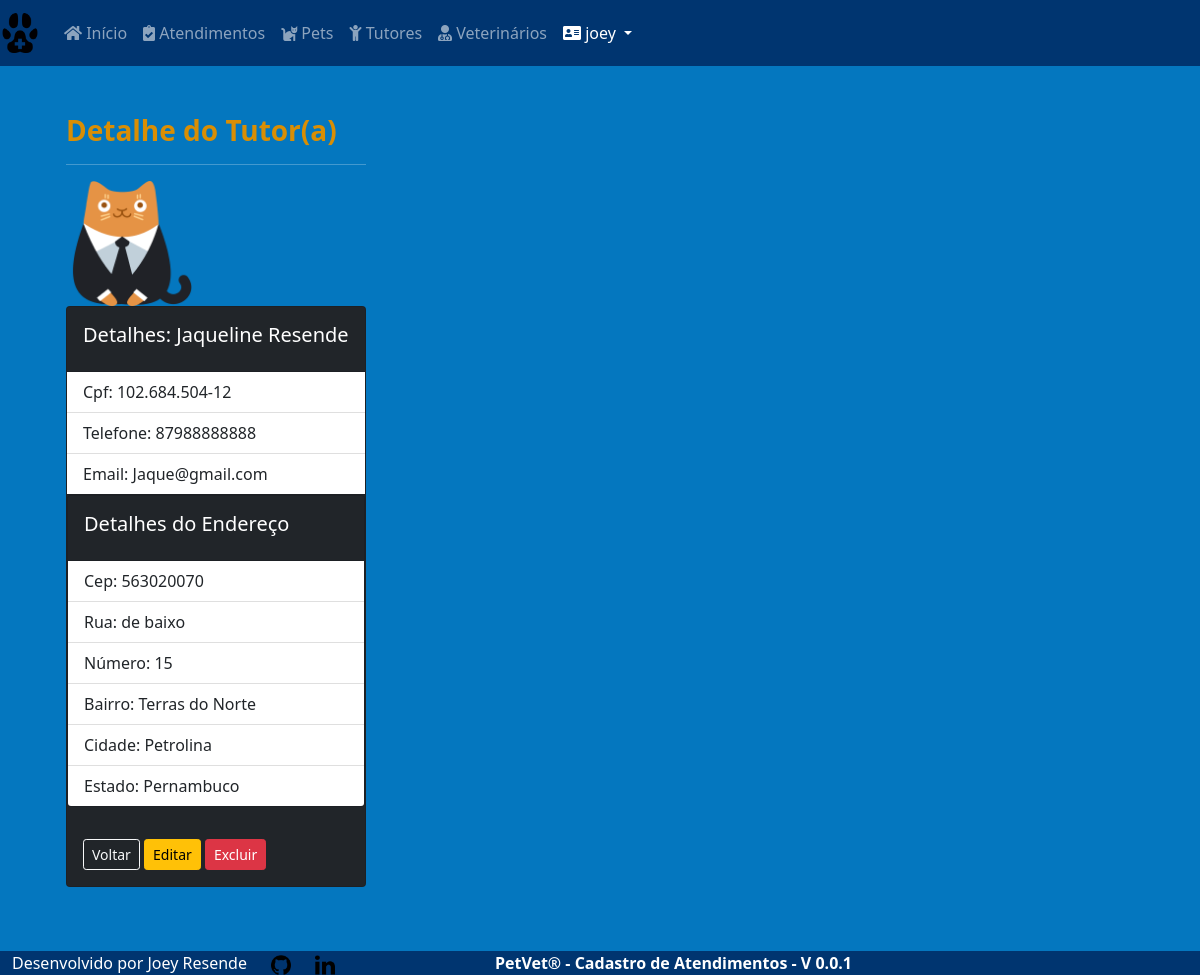
Page /core/tutor/12 (signed in) on the earlier database version.
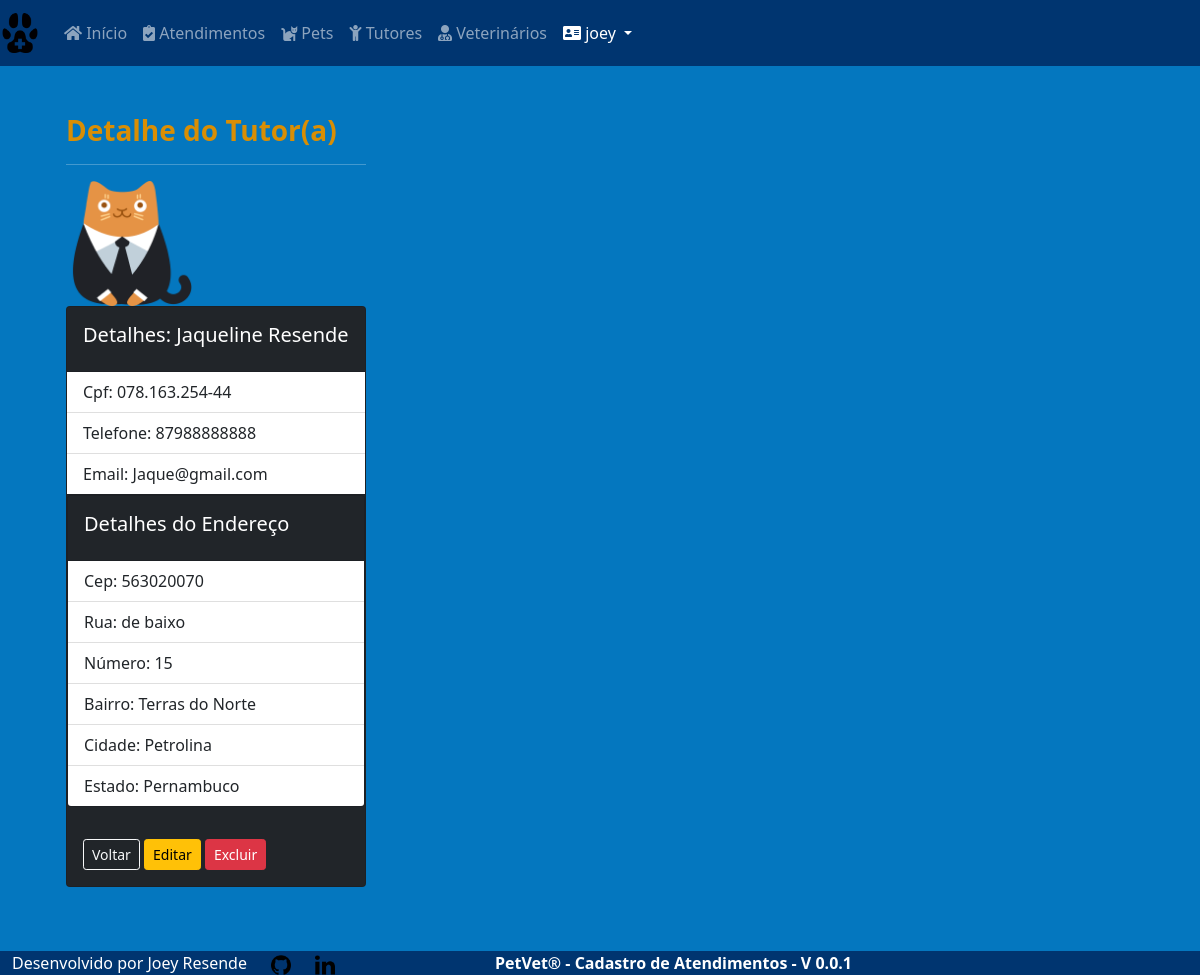
Same page on the later database version.
### core/models.py (models this page shows, shortened)
class Tutor(models.Model):
    tutor_name = models.CharField(
        max_length=30, verbose_name='Nome do Tutor')
    cpf = CPFField('cpf')
    phone = PhoneField(verbose_name='Telefone')
    email = models.EmailField(max_length=254, verbose_name='Email')
    cep = models.IntegerField(help_text='Cep')
    street = models.CharField(max_length=40, verbose_name='Rua')
    number = models.IntegerField(verbose_name='Numero')
    district = models.CharField(max_length=40, verbose_name='Bairro')
    city = models.CharField(
        max_length=40, default='Petrolina', verbose_name='Cidade')
    state = models.CharField(
        max_length=40, default='Pernambuco', verbose_name='Estado')
    class Meta:
        ordering = ['tutor_name']

### core/views.py (the view)
# urls.py: path('tutor/<int:pk>', TutorDetail.as_view(), name='tutor_detail'),
class TutorDetail(LoginRequiredMixin, DetailView):
    login_url = reverse_lazy('login')
    model = Tutor
    template_name = 'core/tutor_detail.html'
    success_url = reverse_lazy('tutors')

### core/templates/core/tutor_detail.html (shortened to what this page needs)
{% extends 'core/base_model.html' %}
{% load static %}
{% block content %}
<div class="row">
  <div class="col-sm-auto">
    <div class="container">
      <h3><strong>Detalhe do Tutor(a)</strong></h3><hr>
      <div class="row col-6">
        <img class="card-img-top" src="{% static 'img/client_cat_icon.png/' %}" alt="Imagem de capa do card">
      </div>
      <div class="card text-white bg-dark mb-3">
          <div class="card-body">
              <h5 class="card-title">Detalhes: {{ tutor.tutor_name }}</h5>
          </div>
                <ul class="list-group list-group-flush">
                  <li class="list-group-item">Cpf: {{ tutor.cpf }}</li>
                  <li class="list-group-item">Telefone: {{ tutor.phone }}</li>
                  <li class="list-group-item">Email: {{ tutor.email }}</li>
                </ul>
              <div class="card text-white bg-dark mb-3">
                <div class="card-body">
                  <h5 class="card-title">Detalhes do Endereço</h5>
                </div>
                  <ul class="list-group list-group-flush">
                    <li class="list-group-item">Cep: {{ tutor.cep }}</li>
                    <li class="list-group-item">Rua: {{ tutor.street }} </li>
                    <li class="list-group-item">Número: {{ tutor.number }} </li>
                    <li class="list-group-item">Bairro: {{ tutor.district }} </li>
                    <li class="list-group-item">Cidade: {{ tutor.city }} </li>
                    <li class="list-group-item">Estado: {{ tutor.state }}</li>
                  </ul>
              </div>
          <div class="card-body">
            <a href="{% url 'tutors' %}" class="btn btn-outline-light btn-sm">Voltar</a>
            <a href="{% url 'tutor_edit' tutor.pk %}" class="btn btn-warning btn-sm">Editar</a>
            <a href="{% url 'tutor_delete' tutor.pk %}" class="btn btn-danger btn-sm">Excluir</a>
          </div>
      </div>
    </div>
  </div>
</div>
{% endblock %}

Differences in the rows shown:
changed Tutor "Jaqueline Resende": cpf "102.684.504-12" → "078.163.254-44"
